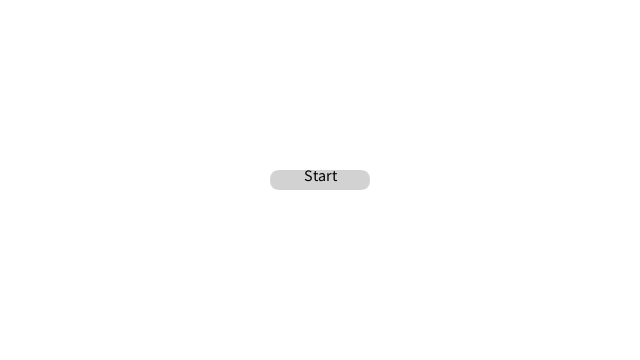
Frame 1 (no input)
Frame 60 (the mouse pressed at the canvas centre just before this capture): identical to frame 1, image omitted
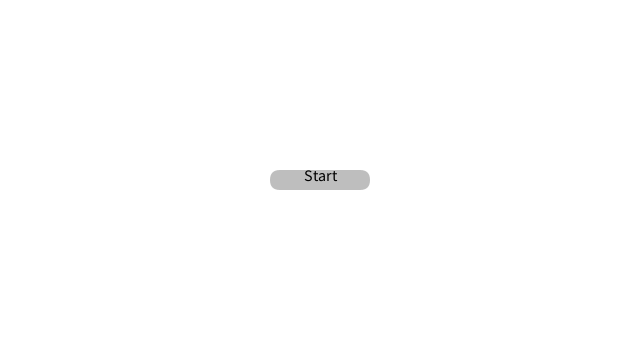
Frame 120 (the mouse held since frame 60 and released just before this capture)

The Processing sketch that drew these frames (run headless with seeded random() and noise(); from frame 60 on, the mouse is pressed at the canvas centre):

// Processing sketch: ButtonClass
// ── ButtonClass.pde

Button b;

void setup() {
  size(640, 360);
  b = new Button(width/2 - 100/2, height/2 - 20/2, 100, 20, "Start");

}

void draw() {
  background(255);
  b.display();
  b.update();
  
  
  translate(width/2, height/2);
  

  
}

// ── Button.pde
class Button {
  int xpos; // X pos of the button
  int ypos;
  int widthButton; 
  int heightButton;
  color rectColor;
  color rectHighlight;
  boolean rectOver = false;
  boolean locked = false;
  int cnt = 0;
  String name;
  
  
  Button(int xpos_, int ypos_, int widthButton_, int heightButton_, String name_){
    xpos = xpos_;
    ypos = ypos_;
    widthButton = widthButton_;
    heightButton = heightButton_;
    name = name_;
    rectColor = color(210);
    rectHighlight = color(190);
  }
  


  boolean overRect(int x, int y, int width, int height)  {
    if (mouseX >= x && mouseX <= x+width && 
        mouseY >= y && mouseY <= y+height) {
      return true;
    } else {
      return false;
    }
  }

  void update() {
  if (overRect(xpos, ypos, widthButton, heightButton)) {
    rectOver = true;
    if (mousePressed == true && locked == false) {
      mousePressed();
      locked = true;
      delay(400);
      locked = false;
    }
  } else {
    rectOver = false;
  }
}

  void mousePressed() {
      println(cnt);
      cnt++;
  }
  
  void display() {    
    noStroke();
    if (rectOver) {
      fill(rectHighlight);
    } else {
      fill(rectColor);
    }
    rect(xpos, ypos, widthButton, heightButton, 10, 10, 10, 10);
    textSize(16);
    textAlign(CENTER);
    fill(0);
    text(name, xpos, ypos, widthButton, heightButton);
  }

}
